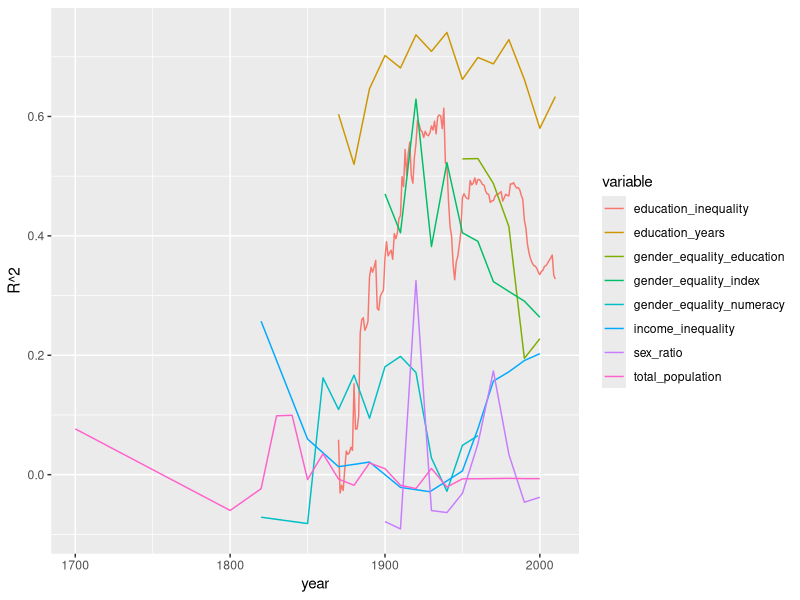
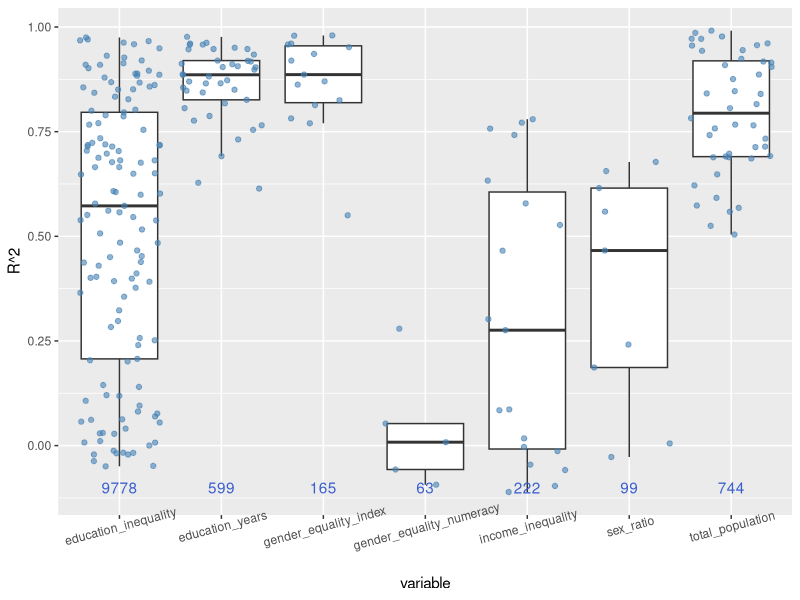
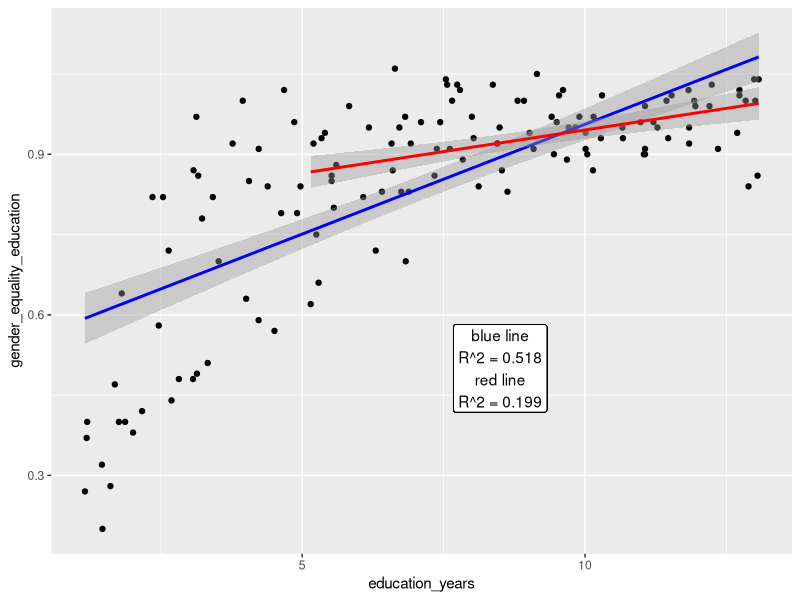

R code for these plots, in order:
## ---- chunk 1
knitr::opts_chunk$set(
  fig.path = '../figures/',
  cache = FALSE
)
## ---- chunk 2
## Load libraries
library(tidyverse)
library(broom)
# library(RColorBrewer)

## Load data
# Educational Inequality Gini Coefficient (after age 15)
education_inequality <- read.csv("../data/EducationalInequalityGiniCoefficient.csv")
education_inequality$variable <- "education_inequality"
# GDP per Capita
gdp_per_capita <- read.csv("../data/GDPperCapita.csv")
gdp_per_capita$variable <- "gdp_per_capita"
# Gender Equality Years of Education (after age 15)
gender_equality_education <- read.csv("../data/GenderEqualityYearsofEducation.csv")
gender_equality_education$variable <- "gender_equality_education"
# Historical Gender Equality Index
gender_equality_index <- read.csv("../data/HistoricalGenderEqualityIndex_Compact.csv")
gender_equality_index$variable <- "gender_equality_index"
# Gender Equality of Numeracy
gender_equality_numeracy <- read.csv("../data/GenderEqualityofNumeracy_Compact.csv")
gender_equality_numeracy$variable <- "gender_equality_numeracy"
# Income Inequality
income_inequality <- read.csv("../data/IncomeInequality.csv")
income_inequality$variable <- "income_inequality"
# Sex Ratio (ages 0 - 5)
sex_ratio <- read.csv("../data/SexRatio_Compact.csv")
sex_ratio$variable <- "sex_ratio"
# Total Population
total_population <- read.csv("../data/TotalPopulation_Compact.csv")
total_population$variable <- "total_population"
total_population$value <- scale(total_population$value) # Scale the large range
# Average Years of Education (after age 15)
years_of_education <- read.csv("../data/AverageYearsofEducation.csv")
years_of_education$variable <- "education_years"

## Create different dataframe
data_long <- rbind(gdp_per_capita, education_inequality, gender_equality_education, 
                   gender_equality_index, gender_equality_numeracy, income_inequality, 
                   sex_ratio, total_population, years_of_education)
## ---- chunk 3
# Here we run linear models on all available data against GDP per capita
  # We are not controlling for country or year
lm_data_all <- data_long %>%
  left_join(., gdp_per_capita[,-5], by = c("ccode", "country.name", "year")) %>% 
  rename(., value = value.x, gdp = value.y) %>% 
  group_by(variable) %>% 
  mutate(n = sum(!is.na(gdp))) %>%
  ungroup() %>% 
  nest(-n, -variable) %>%
  mutate(fit = map(data, ~ lm(value ~ gdp, data = .)),
    results = map(fit, glance)) %>% 
  unnest(results) %>%
  select(n, variable, adj.r.squared, p.value) %>% 
  arrange(-adj.r.squared) %>% 
  filter(variable != "gdp_per_capita")

# These data are best represented with a table
knitr::kable(lm_data_all, digits = 3, caption = "R^2 and p-values for the relationship between several metrics and GDP per capita. Years and country of sampling were not controlled for.")
## ---- chunk 4
# Or we may control for years of sampling
  # This allows us to see if the relationship changes much over time
lm_data_year <- data_long %>% 
  left_join(., gdp_per_capita[,-5], by = c("ccode", "country.name", "year")) %>% 
  rename(., value = value.x, gdp = value.y) %>% 
  group_by(year, variable) %>% 
  mutate(n = sum(!is.na(gdp))) %>%
  ungroup() %>% 
  filter(n > 10) %>% # Require at least 10 data points 
  nest(-n, -year, -variable) %>%
  mutate(fit = map(data, ~ lm(value ~ gdp, data = .)),
    results = map(fit, glance)) %>% 
  unnest(results) %>%
  select(n, variable, year,  adj.r.squared, p.value) %>% 
  arrange(-adj.r.squared) %>% 
  filter(variable != "gdp_per_capita")

# And now for a time series
ggplot(data = lm_data_year, aes(x = year, y = adj.r.squared)) +
  geom_line(aes(colour = variable)) +
  labs(y = "R^2")
## ---- chunk 5
# Or we may control for the country of sampling
  # This allows us to see if these relationships 
  # differ in certain parts of the world
lm_data_country <- data_long %>% 
  left_join(., gdp_per_capita[,-5], by = c("ccode", "country.name", "year")) %>% 
  rename(., value = value.x, gdp = value.y) %>% 
  group_by(country.name, variable) %>% 
  mutate(n = sum(!is.na(gdp))) %>%
  ungroup() %>% 
  filter(n > 10) %>% # Require at least 10 data points 
  nest(-n, -country.name, -variable) %>%
  mutate(fit = map(data, ~ lm(value ~ gdp, data = .)),
    results = map(fit, glance)) %>% 
  unnest(results) %>%
  select(n, variable, country.name,  adj.r.squared, p.value) %>% 
  arrange(-adj.r.squared) %>% 
  filter(variable != "gdp_per_capita")

# Create labels for figure
lm_label <- lm_data_country %>% 
  select(n, variable) %>% 
  group_by(variable) %>% 
  summarise(n = sum(n))

# These data allow us to display the range of R^2 values
# for each country with boxplots
  # Just to be cheeky let's use the same themeas Clio Infra
ggplot(data = lm_data_country, aes(x = variable, y = adj.r.squared)) +
  geom_boxplot(outlier.colour = NA) +
  geom_point(colour = "steelblue", alpha = 0.6, position = "jitter") +
  geom_text(data = lm_label, aes(y = -0.1, label = n), 
            colour = "royalblue3") +
  labs(y = "R^2") +
  theme(axis.text.x = element_text(angle = 15))
## ---- chunk 6
data_gender <- years_of_education[,-5] %>% 
  left_join(., gender_equality_education[,-5], by = c("ccode", "country.name", "year")) %>% 
  rename(., education_years = value.x, gender_equality_education = value.y)
data_gender <- data_gender[complete.cases(data_gender$gender_equality_education),]

lm_data_gender1 <- glance(lm(gender_equality_education ~ education_years, data = data_gender))
lm_data_gender2 <- glance(lm(gender_equality_education ~ education_years, 
                             data = filter(data_gender, education_years >= 5)))

# And now for a scatterplot
ggplot(data = data_gender, aes(x = education_years, 
                                  y = gender_equality_education)) +
  geom_point() +
  geom_smooth(colour = "blue", method = "lm") +
  geom_smooth(data = filter(data_gender, education_years >= 5), colour = "red", method = "lm") +
  geom_label(aes(x = 8.5, y = 0.5, label = paste0("blue line\nR^2 = ", 
                                                  round(lm_data_gender1$adj.r.squared,3), 
                                                  "\nred line\nR^2 = ", 
                                                  round(lm_data_gender2$adj.r.squared,3))))
